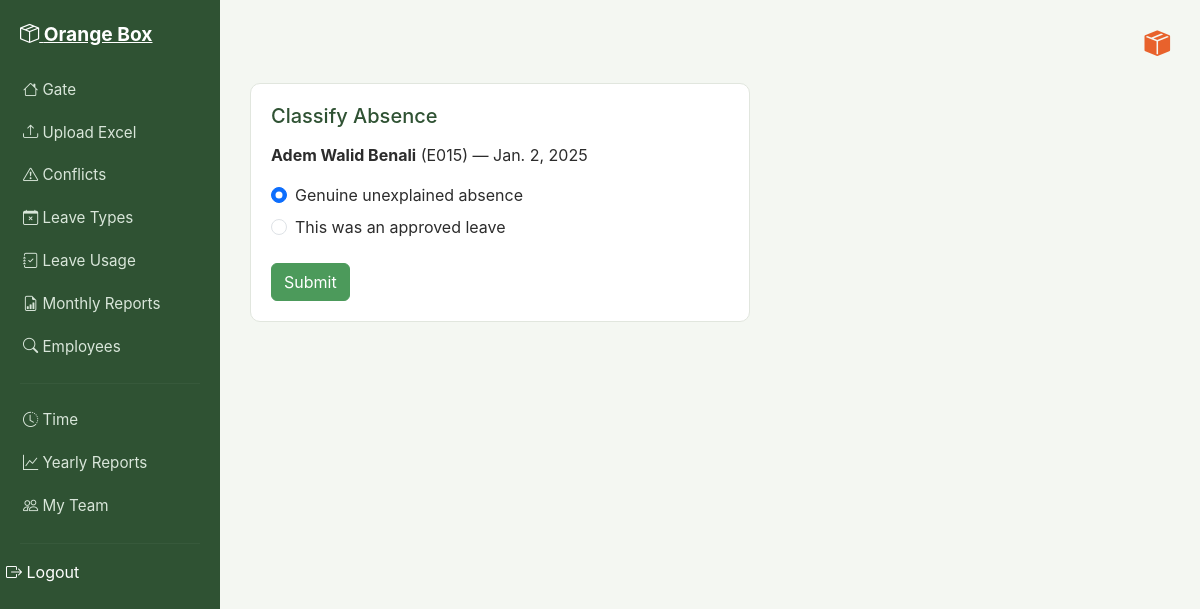
The app's page /records/1/resolve-gap/ (signed in) with its own data.
### attendance/models.py (models this page shows, shortened)
class AttendanceRecord(models.Model):
    date = models.DateField()
    check_in = models.TimeField(null=True, blank=True)
    check_out = models.TimeField(null=True, blank=True)
    total_hours = models.FloatField(null=True, blank=True)
    status = models.CharField(max_length=50)
    employee = models.ForeignKey(Employee, on_delete=models.CASCADE)
    source_file = models.ForeignKey(ExcelFile, on_delete=models.CASCADE)
    gap_resolved = models.BooleanField(default=True)

class Employee(models.Model):
    employee_id = models.CharField(max_length=50, unique=True)
    name = models.CharField(max_length=150)
    sex = models.CharField(max_length=10, blank=True)
    birthday = models.DateField(null=True, blank=True)
    email = models.EmailField(unique=True, null=True, blank=True)
    phone_number = models.CharField(max_length=20, blank=True)
    department = models.ForeignKey(Department, on_delete=models.SET_NULL, null=True)
    date_added = models.DateTimeField(auto_now_add=True)

### attendance/views.py (the view, shortened to what this page needs)
# urls.py: path('records/<int:record_id>/resolve-gap/', views.resolve_gap, name='resolve_gap'),
@login_required
def resolve_gap(request, record_id):
    record = AttendanceRecord.objects.get(id=record_id)
    leave_types = Leaves.objects.all()
    return render(request, 'attendance/resolve_gap.html', {'record': record, 'leave_types': leave_types})

### attendance/context_processors.py (called while the page is built)
def notifications_context(request):
    if request.user.is_authenticated:
        unread = Notification.objects.filter(recipient=request.user, status='unread').order_by('-date')
        return {
            'unread_notifications': unread,
            'unread_count': unread.count()
        }
    return {'unread_notifications': [], 'unread_count': 0}

### attendance/templates/attendance/resolve_gap.html (shortened to what this page needs)
{% extends 'attendance/base.html' %}
{% block content %}
<div class="ob-card" style="max-width:500px;">
    <h5>Classify Absence</h5>
    <p><strong>{{ record.employee.name }}</strong> ({{ record.employee.employee_id }}) — {{ record.date }}</p>
    <form method="post">
        <div class="form-check mb-2">
            <input type="radio" name="choice" value="absence" class="form-check-input" id="choiceAbsence" checked>
            <label class="form-check-label" for="choiceAbsence">Genuine unexplained absence</label>
        </div>
        <div class="form-check mb-2">
            <input type="radio" name="choice" value="leave" class="form-check-input" id="choiceLeave">
            <label class="form-check-label" for="choiceLeave">This was an approved leave</label>
        </div>
        <button type="submit" class="btn btn-ob-save mt-3">Submit</button>
    </form>
</div>
{% endblock %}

### static/css/style.css (style rules this page uses)
:root { --ob-bg: #f4f7f2; --ob-sidebar: #2f5233; --ob-sidebar-active: #4C9A5B; --ob-accent: #E8622C; --ob-accent-hover: #c94f20; --ob-green: #4C9A5B; --ob-yellow: #E8B93C; --ob-red: #D9534F; --ob-text: #2c2c2c; --ob-muted: #7a7a7a; --ob-card: #ffffff; --ob-border: #e1e6de; }
body { background-color: var(--ob-bg); color: var(--ob-text); font-family: -apple-system, "Segoe UI", Roboto, Arial, sans-serif; }
.ob-card { background-color: var(--ob-card); border: 1px solid var(--ob-border); border-radius: 10px; padding: 20px; margin-bottom: 20px; }
.ob-card h5 { margin-bottom: 15px; color: var(--ob-sidebar); }
.btn-ob-save { background-color: var(--ob-green); border-color: var(--ob-green); color: #fff; }

### records on screen
AttendanceRecord: employee.name "Adem Walid Benali", employee.employee_id "E015", date "Jan. 2, 2025"
